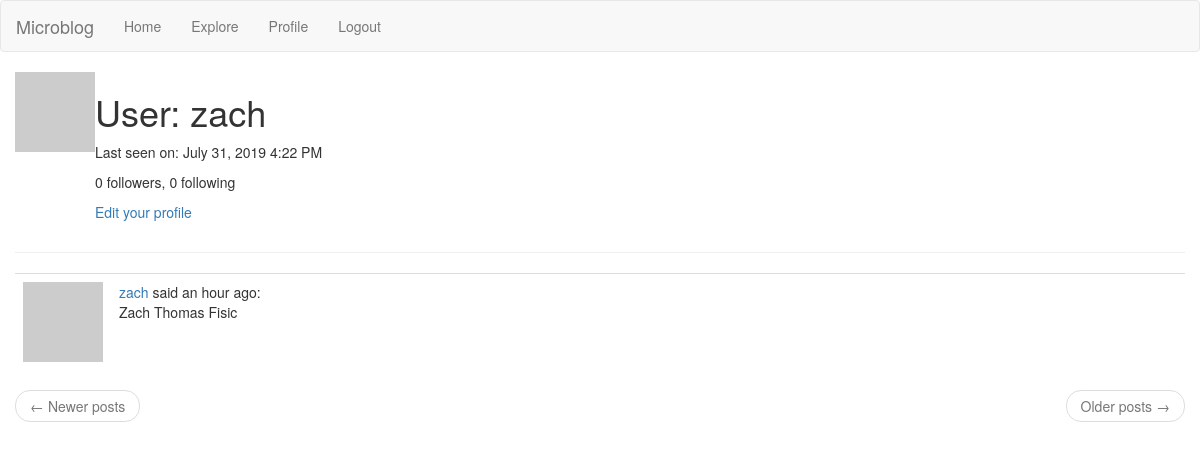
The app's page /user/zach (signed in), older data.
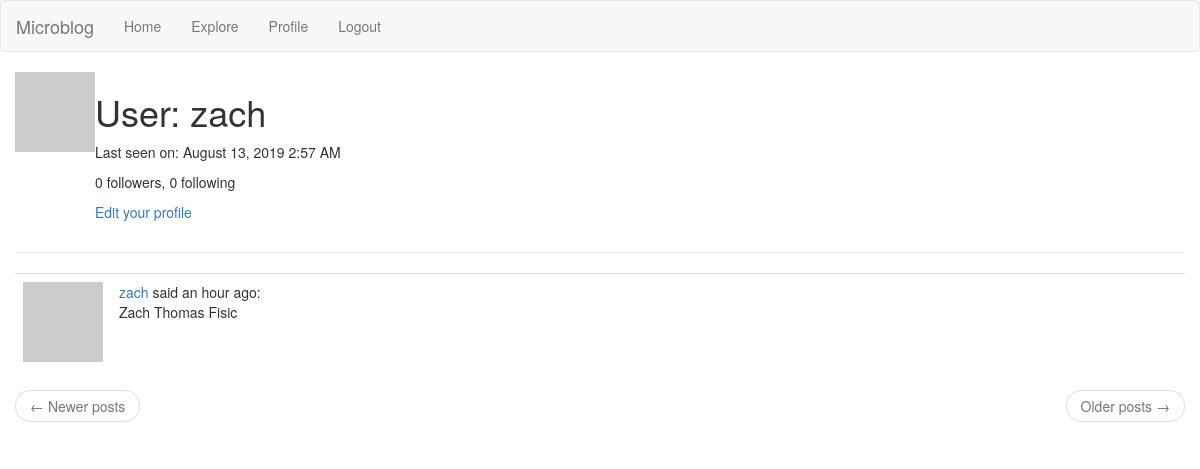
The same page, newer data.
### app/models.py (models this page shows, shortened)
class User(UserMixin, db.Model):
  id = db.Column(db.Integer, primary_key=True)
  username = db.Column(db.String(64), index=True, unique=True)
  email = db.Column(db.String(120), index=True, unique=True)
  password_hash = db.Column(db.String(128))
  posts = db.relationship('Post', backref='author', lazy='dynamic')
  about_me = db.Column(db.String(140))
  last_seen = db.Column(db.DateTime, default=datetime.utcnow)
  followed = db.relationship(
    'User',
    secondary=followers,
    primaryjoin=(followers.c.follower_id == id),
    secondaryjoin=(followers.c.followed_id == id),
    backref=db.backref('followers', lazy='dynamic'),
    lazy='dynamic'
  )
  def avatar(self, size):
    digest = md5(self.email.lower().encode('utf-8')).hexdigest()
    return 'https://www.gravatar.com/avatar/{}?d=identicon&s={}'.format(digest, size)

class Post(db.Model):
  id = db.Column(db.Integer, primary_key=True)
  body = db.Column(db.String(140))
  timestamp = db.Column(db.DateTime, index=True, default=datetime.utcnow)
  user_id = db.Column(db.Integer, db.ForeignKey('user.id'))

### app/main/routes.py (the view)
@bp.route('/user/<username>')
@login_required
def user(username):
  user = User.query.filter_by(username=username).first_or_404()
  page = request.args.get('page', 1, type=int)
  posts = user.posts.order_by(Post.timestamp.desc()).paginate(page, current_app.config['POSTS_PER_PAGE'], False)
  next_url = url_for('main.user', username=user.username, page=posts.next_num) if posts.has_next else None
  prev_url = url_for('main.user', username=user.username, page=posts.prev_num) if posts.has_prev else None
  return render_template('user.html', user=user, posts=posts.items, next_url=next_url, prev_url=prev_url)

### app/main/routes.py (called while the page is built)
@bp.before_request
def before_request():
  if current_user.is_authenticated:
    current_user.last_seen = datetime.utcnow()
    db.session.commit()
  g.locale = str(get_locale())

### app/models.py (called while the page is built)
@login.user_loader
def load_user(id):
  return User.query.get(int(id))

### app/templates/user.html (shortened to what this page needs)
{% extends "base.html" %}
{% block app_content %}
  <table>
    <tr valign="top">
        <td><img src="{{ user.avatar(128) }}"></td>
        <td>
          <h1>{{ _('User') }}: {{ user.username }}</h1>
          {% if user.last_seen %}
          <p>{{ _('Last seen on') }}: {{ moment(user.last_seen).format('LLL') }}</p>
          {% endif %}
          <p>{{ user.followers.count() }} {{ _('followers') }}, {{ user.followed.count() }} {{ _('following') }}</p>
          {% if user == current_user %}
          <p><a href="{{ url_for('edit_profile') }}">{{ _('Edit your profile') }}</a></p>
          {% elif not current_user.is_following(user) %}
          <p><a href="{{ url_for('main.follow', username=user.username) }}">{{ _('Follow') }}</a></p>
          {% else %}
          <p><a href="{{ url_for('main.unfollow', username=user.username) }}">{{ _('Unfollow') }}</a></p>
          {% endif %}
        </td>
    </tr>
  </table>
  <hr>
  {% for post in posts %}
    {% include 'post.html' %}
  {% endfor %}
  <nav aria-label="...">
    <ul class="pager">
      <li class="previous{% if not prev_url %} disabled{% endif %}">
        <a href="{{ prev_url or '#' }}">
          <span aria-hidden="true">&larr;</span> {{ _('Newer posts') }}
        </a>
      </li>
      <li class="next{% if not next_url %} disabled{% endif %}">
        <a href="{{ next_url or '#' }}">
          {{ _('Older posts') }} <span aria-hidden="true">&rarr;</span>
        </a>
      </li>
    </ul>
  </nav>
{% endblock %}

### app/templates/base.html (shortened to what this page needs)
{% extends "bootstrap/base.html" %}
{% block navbar %}
  <nav class="navbar navbar-default">
    <div class="container-fluid">
      <div class=navbar-header>
        <span class="navbar-brand">Microblog</span>
      </div>
      <div class="collapse navbar-collapse">
        <ul class="nav navbar-nav">
          <li><a class="nav-item nav-link" href="{{url_for('main.index')}}">{{ _('Home') }}</a></li>
          {% if current_user.is_anonymous %}
          <li><a class="nav-item nav-link" href="{{url_for('auth.login')}}">{{ _('Login') }}</a></li>
          {% else %}
          <li><a class="nav-item nav-link" href="{{url_for('main.explore')}}">{{ _('Explore') }}</a></li>
          <li><a class="nav-item nav-link" href="{{url_for('main.user', username=current_user.username)}}">{{ _('Profile') }}</a></li>
          <li><a class="nav-item nav-link" href="{{url_for('auth.logout')}}">{{ _('Logout') }}</a></li>
          {% endif %}
        </ul>
      </div>
    </div>
  </nav>
{% endblock %}
{% block content %}
  <div class="container">
    <div class="row">
      {% block app_content %}{% endblock %}
    </div>
  </div>
{% endblock %}

### app/templates/post.html
<table class="table table-hover">
  <tr>
    <td width="70px">
      <a href="{{ url_for('main.user', username=post.author.username) }}">
        <img src="{{ post.author.avatar(70) }}" />
      </a>
    </td>
    <td>
      <a href="{{ url_for('main.user', username=post.author.username) }}">
        {{ post.author.username }}
      </a>
      {{ _('said') }} {{ moment(post.timestamp).fromNow() }}:
      <br>
      {{ post.body }}
    </td>
  </tr>
</table>

Row changes from the older to the newer data that the page shows:
changed User "zach": last_seen "July 31, 2019 4:22 PM" → "August 13, 2019 2:57 AM"
